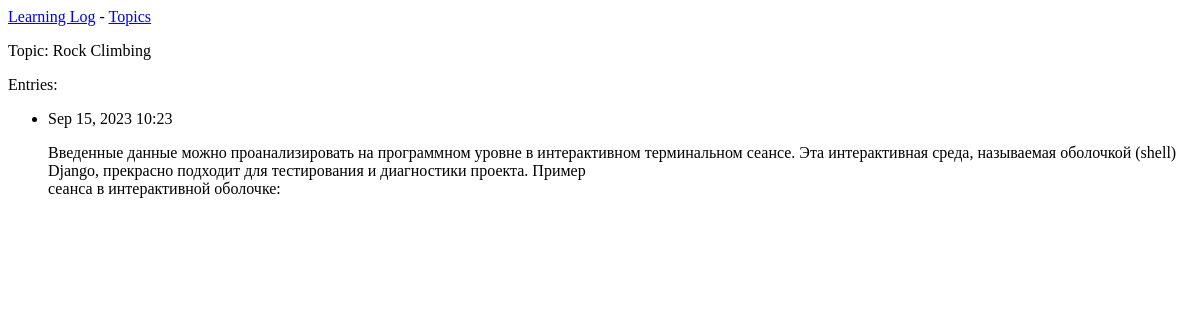
Before: /topics/2/ with the older database file.
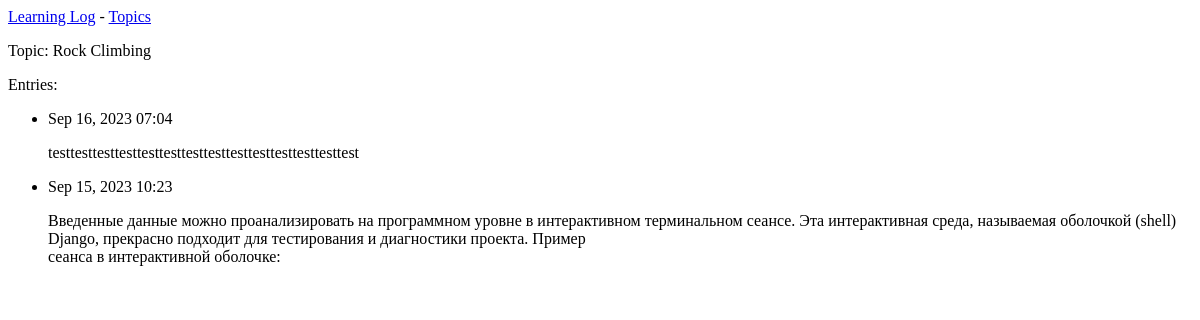
After: the same page with the newer database file.
### learning_logs/models.py (models this page shows, shortened)
class Entry(models.Model):
    topic = models.ForeignKey(Topic, on_delete=models.CASCADE)
    text = models.TextField(default='')
    date_added = models.DateTimeField(auto_now_add=True)
    class Meta:
        verbose_name_plural = 'entries'

### learning_logs/views.py (the view)
# urls.py: path('topics/<int:topic_id>/', views.topic, name= 'topic')
def topic(request, topic_id):
    topic = Topic.objects.get(id=topic_id)
    entries = topic.entry_set.order_by('-date_added')
    context = {'topic': topic, 'entries': entries}
    return render(request, 'learning_logs/topic.html', context)

### learning_logs/models.py (called while the page is built)
    def __str__(self):
        return self.text

### learning_logs/templates/learning_logs/topic.html
{% extends 'learning_logs/base.html' %}
{% block content %}
<p>Topic: {{ topic }}</p>
<p>Entries:</p>
<ul>
  {% for entry in entries %}
  <li>
    <p>{{ entry.date_added|date:'M d, Y H:i' }}</p>
    <p>{{ entry.text|linebreaks }}</p>
  </li>
  {% empty %}
    <li>There are no entries for this topic yet.</li>
  {% endfor %}
 </ul>
 {% endblock content %}

Changed rows visible on the page:
added Entry: date_added "Sep 16, 2023 07:04", text "testtesttesttesttesttesttesttesttesttesttesttesttesttest"
